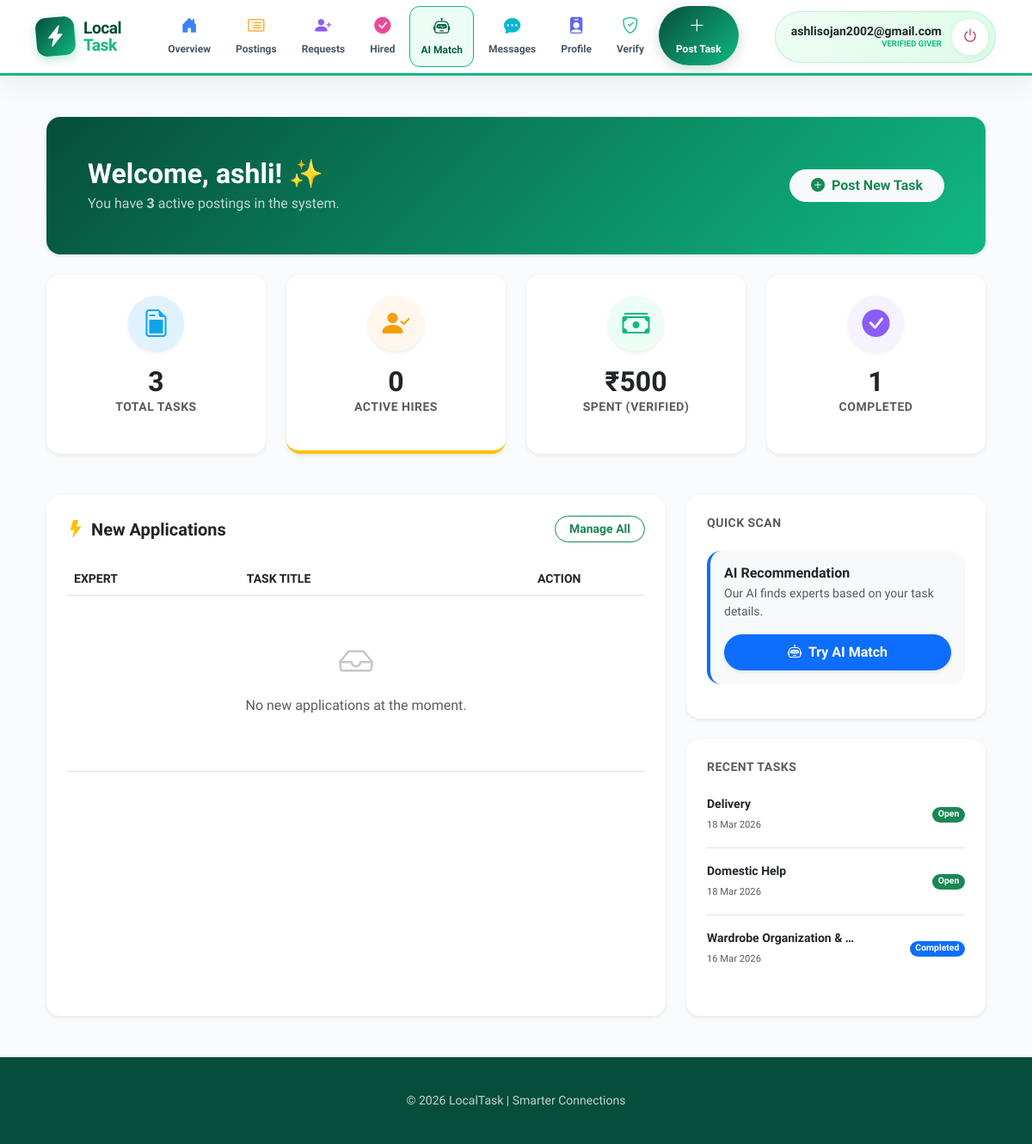
/home/ (signed in), run on an earlier commit of the app's database.
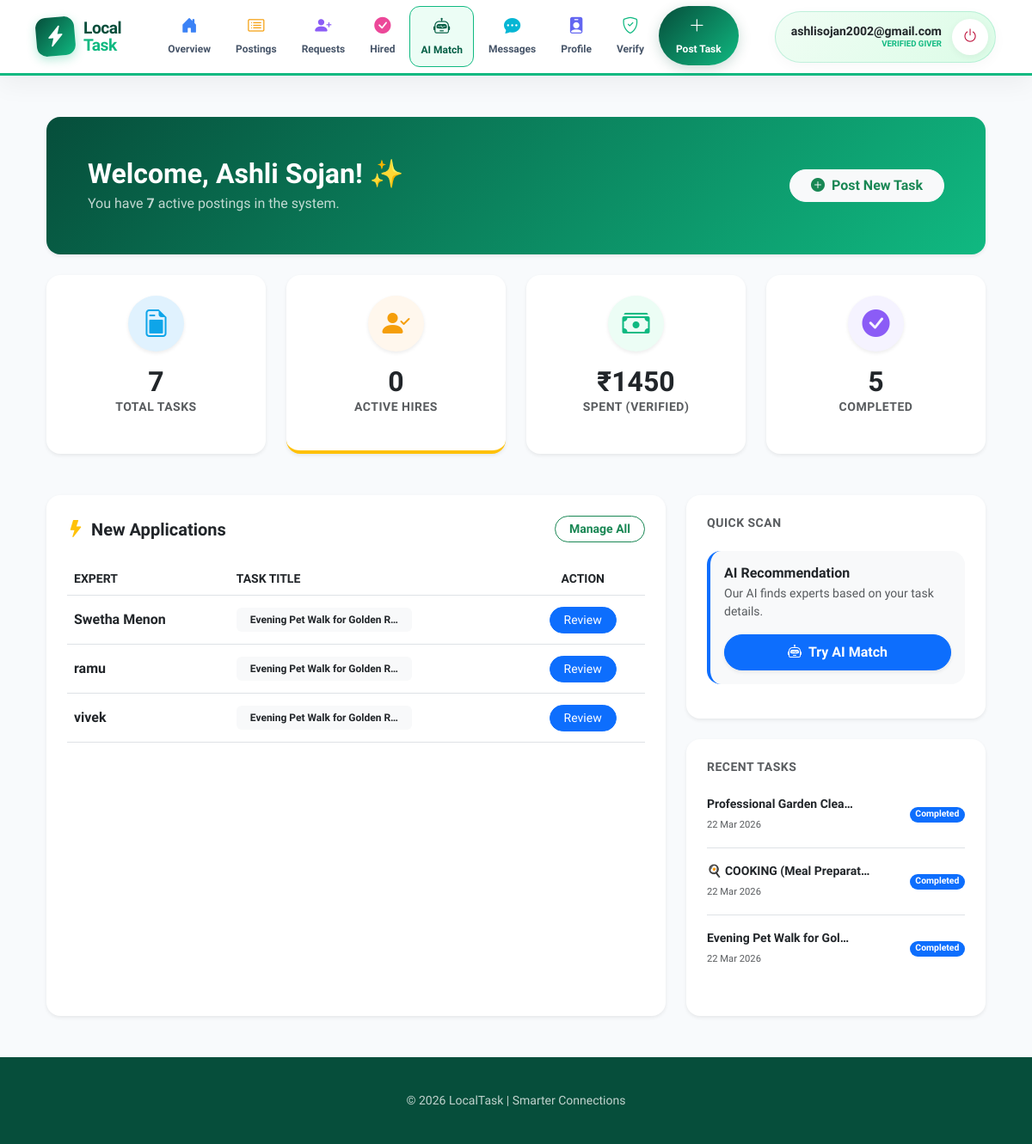
And on a later commit of the database.
### accounts/models.py (models this page shows, shortened)
class User(AbstractUser):
    name = models.CharField(max_length=100)
    email = models.EmailField(unique=True)
    phone = models.CharField(max_length=15)
    ROLE_CHOICES = (
        ('giver', 'Giver'),
        ('doer', 'Doer'),
        ('admin', 'Admin'),
    )
    role = models.CharField(max_length=10, choices=ROLE_CHOICES)
    adhar_photo = models.ImageField(upload_to='adhar_photos/', null=True, blank=True)
    photo = models.ImageField(upload_to='profile_photos/', null=True, blank=True)
    certificate_file = models.FileField(upload_to='certificates/', null=True, blank=True)
    verification_attempts = models.IntegerField(default=0)
    approval_status = models.CharField(max_length=20, default='pending')
    status = models.CharField(max_length=20, default='Active')
    verification_live_photo = models.ImageField(
    upload_to='verification/live_photos/',
    null=True,
    blank=True
)
    USERNAME_FIELD = 'email'
    REQUIRED_FIELDS = ['username', 'name']

### giver/models.py (models this page shows, shortened)
class Task(models.Model):
    STATUS_CHOICES = [
        ('Open', 'Open'),
        ('Requested', 'Requested'),
        ('Accepted', 'Accepted'),
        ('Completed', 'Completed'),
        ('Cancelled', 'Cancelled'),
        ('Expired', 'Expired'),
    ]
    giver = models.ForeignKey(settings.AUTH_USER_MODEL, on_delete=models.CASCADE, related_name='tasks_posted')
    doer = models.ForeignKey(settings.AUTH_USER_MODEL, on_delete=models.SET_NULL, null=True, blank=True, related_name='tasks_accepted')
    category = models.ForeignKey(Category, on_delete=models.CASCADE)
    skill = models.ForeignKey(Skill, on_delete=models.CASCADE)
    district = models.ForeignKey(District, on_delete=models.SET_NULL, null=True)
    place = models.ForeignKey(Place, on_delete=models.SET_NULL, null=True)
    pincode = models.ForeignKey(Pincode, on_delete=models.SET_NULL, null=True)
    title = models.CharField(max_length=150)
    description = models.TextField()
    budget = models.DecimalField(max_digits=10, decimal_places=2)
    status = models.CharField(max_length=30, choices=STATUS_CHOICES, default='Open')
    created_at = models.DateTimeField(auto_now_add=True)
    expiry_at = models.DateTimeField(null=True, blank=True)
    deadline_datetime = models.DateTimeField()
    is_active = models.BooleanField(default=True)

### doer/models.py (models this page shows, shortened)
class TaskRequest(models.Model):
    STATUS_CHOICES = [
        ('Pending', 'Pending'),
        ('Accepted', 'Accepted'),
        ('Rejected', 'Rejected'),
        ('Cancelled', 'Cancelled'),
    ]
    task = models.ForeignKey(Task, on_delete=models.CASCADE, related_name='task_requests')
    doer = models.ForeignKey(settings.AUTH_USER_MODEL, on_delete=models.CASCADE, related_name='my_requests')
    status = models.CharField(max_length=20, choices=STATUS_CHOICES, default='Pending')
    message = models.TextField(blank=True, null=True)
    created_at = models.DateTimeField(auto_now_add=True)
    updated_at = models.DateTimeField(auto_now=True)
    class Meta:
        unique_together = ('task', 'doer')

### giver/views.py (the view)
# urls.py: path('home/', views.giver_home, name='giver_home'),
@never_cache
@login_required
def giver_home(request):
    tasks_query = Task.objects.filter(giver=request.user)
    total_posted = tasks_query.count()
    print(f"--- GIVER HOME DEBUG ---")
    print(f"User: {request.user.email} (ID: {request.user.id})")
    print(f"Count via request.user: {total_posted}")
    total_posted_alt = Task.objects.filter(giver_id=request.user.id).count()
    print(f"Count via raw ID: {total_posted_alt}")
    active_hired = Task.objects.filter(giver=request.user, status='Accepted').count()
    completed_count = Task.objects.filter(giver=request.user, status='Completed').count()
    from django.db.models import Sum
    total_spent = Task.objects.filter(giver=request.user, status='Completed').aggregate(total=Sum('budget'))['total'] or 0
    recent_tasks = Task.objects.filter(giver=request.user).order_by('-created_at')[:3]
    new_applications = TaskRequest.objects.filter(task__giver=request.user, status='Pending').select_related('doer', 'task').order_by('-created_at')[:3]
    context = {
        'total_posted': total_posted_alt, # Using the raw ID count just in case
        'active_hired': active_hired,
        'completed_count': completed_count,
        'total_spent': total_spent,
        'recent_tasks': recent_tasks,
        'new_applications': new_applications,
        'is_verified': request.user.approval_status == 'Approved',
        'today': timezone.now(),
    }
    return render(request, 'giver/home.html', context)

### giver/templates/giver/home.html (shortened to what the changed rows need)
{% extends 'giver/base_giver.html' %}
{% block content %}
<div class="container-fluid py-2 animate__animated animate__fadeIn">
    <div class="row mb-4">
        <div class="col-12">
            <div class="card border-0 rounded-4 shadow-sm overflow-hidden" style="background: var(--main-gradient); min-height: 160px; display: flex; align-items: center;">
                <div class="card-body d-flex justify-content-between align-items-center px-5 text-white w-100">
                    <div>
                        <h2 class="fw-800 mb-1">Welcome, {{ user.name|default:user.username }}! ✨</h2>
                        <p class="opacity-75 mb-0">You have <strong>{{ total_posted }}</strong> active postings in the system.</p>
                    </div>
                </div>
            </div>
        </div>
    </div>
    <div class="row g-4 mb-5">
        <div class="col-md-3">
            <div class="card border-0 shadow-sm rounded-4 p-4 text-center h-100 bg-white">
                <div class="mx-auto mb-3 d-flex align-items-center justify-content-center rounded-circle shadow-sm" style="width: 65px; height: 65px; background: #e0f2fe; color: #0ea5e9;">
                    <i class="bi bi-file-earmark-post fs-2"></i>
                </div>
                <h2 class="fw-800 text-dark mb-0">{{ total_posted }}</h2>
                <p class="text-muted small fw-bold text-uppercase ls-1">Total Tasks</p>
            </div>
        </div>
        <div class="col-md-3">
            <div class="card border-0 shadow-sm rounded-4 p-4 text-center h-100 bg-white border-bottom border-4 border-warning">
                <h2 class="fw-800 text-dark mb-0">{{ active_hired }}</h2>
            </div>
        </div>
        <div class="col-md-3">
            <div class="card border-0 shadow-sm rounded-4 p-4 text-center h-100 bg-white">
                <div class="mx-auto mb-3 d-flex align-items-center justify-content-center rounded-circle shadow-sm" style="width: 65px; height: 65px; background: #ecfdf5; color: #10b981;">
                    <i class="bi bi-cash-stack fs-2"></i>
                </div>
                <h2 class="fw-800 text-dark mb-0">₹{{ total_spent|floatformat:0 }}</h2>
                <p class="text-muted small fw-bold text-uppercase ls-1">Spent (Verified)</p>
            </div>
        </div>
        <div class="col-md-3">
            <div class="card border-0 shadow-sm rounded-4 p-4 text-center h-100 bg-white">
                <div class="mx-auto mb-3 d-flex align-items-center justify-content-center rounded-circle shadow-sm" style="width: 65px; height: 65px; background: #f5f3ff; color: #8b5cf6;">
                    <i class="bi bi-check-circle-fill fs-2"></i>
                </div>
                <h2 class="fw-800 text-dark mb-0">{{ completed_count }}</h2>
                <p class="text-muted small fw-bold text-uppercase ls-1">Completed</p>
            </div>
        </div>
    </div>
    <div class="row g-4">
        <div class="col-lg-8">
            <div class="card border-0 shadow-sm rounded-4 p-4 bg-white h-100">
                <div class="table-responsive">
                    <table class="table table-hover align-middle">
                        <thead class="text-muted small text-uppercase">
                            <tr>
                                <th>Expert</th>
                                <th>Task Title</th>
                                <th class="text-center">Action</th>
                            </tr>
                        </thead>
                        <tbody>
                            {% for app in new_applications %}
                            <tr class="border-top">
                                <td class="py-3">
                                    <div class="fw-bold">{{ app.doer.name|default:app.doer.username }}</div>
                                    </td>
                                <td><span class="badge bg-light text-dark py-2 px-3">{{ app.task.title|truncatechars:30 }}</span></td>
                                <td class="text-center">
                                    <a href="{% url 'manage_requests' %}" class="btn btn-sm btn-primary rounded-pill px-3">Review</a>
                                </td>
                            </tr>
                            {% empty %}
                            <tr>
                                <td colspan="3" class="text-center py-5">
                                    <div class="opacity-25 mb-2"><i class="bi bi-inbox fs-1"></i></div>
                                    <p class="text-muted">No new applications at the moment.</p>
                                </td>
                            </tr>
                            {% endfor %}
                        </tbody>
                    </table>
                </div>
            </div>
        </div>
        <div class="col-lg-4">
            <div class="card border-0 shadow-sm rounded-4 p-4 bg-white">
                {% for task in recent_tasks %}
                <div class="d-flex align-items-center mb-3 pb-3 {% if not forloop.last %}border-bottom{% endif %}">
                    <div class="flex-grow-1">
                        <div class="fw-bold small mb-0">{{ task.title|truncatechars:25 }}</div>
                        <span class="text-muted" style="font-size: 0.7rem;">{{ task.created_at|date:"d M Y" }}</span>
                    </div>
                    <span class="badge {% if task.status == 'Open' %}bg-success{% else %}bg-primary{% endif %} rounded-pill" style="font-size: 0.65rem;">{{ task.status }}</span>
                </div>
                {% empty %}
                <p class="text-muted small">No tasks posted yet.</p>
                {% endfor %}
            </div>
        </div>
    </div>
</div>
{% endblock %}

### giver/templates/giver/base_giver.html (shortened to what this page needs)
<!DOCTYPE html>
<html lang="en">
<head>
    <link href="https://cdn.jsdelivr.net/npm/bootstrap@5.3.0/dist/css/bootstrap.min.css" rel="stylesheet">
    <link rel="stylesheet" href="https://cdn.jsdelivr.net/npm/bootstrap-icons@1.11.0/font/bootstrap-icons.css">
</head>
<body>
    <nav class="giver-nav sticky-top">
        <div class="container nav-container">
            <a href="{% url 'giver_home' %}" class="logo-box">
                <div class="logo-icon">
                    <i class="bi bi-lightning-charge-fill"></i>
                </div>
                <div class="logo-text">
                    Local<br><span style="color: var(--emerald-main)">Task</span>
                </div>
            </a>
            <ul class="nav-links-list">
                <li><a href="{% url 'giver_home' %}"><i class="bi bi-house-door-fill i-overview"></i>Overview</a></li>
                <li><a href="{% url 'my_tasks' %}"><i class="bi bi-card-list i-post"></i>Postings</a></li>
                <li><a href="{% url 'manage_requests' %}"><i class="bi bi-person-plus-fill i-req"></i>Requests</a></li>
                <li><a href="{% url 'giver_hired_tasks' %}"><i class="bi bi-check-circle-fill i-hired"></i>Hired</a></li>
                {% if user.approval_status == 'Accepted' %}
                <li><a href="{% url 'ai_match_expert_page' %}" class="ai-match-btn"><i class="bi bi-robot"></i>AI Match</a></li>
                {% else %}
                <li style="opacity: 0.4;"><a href="#" title="Verification Required"><i class="bi bi-lock-fill"></i>AI Match</a></li>
                {% endif %}
                <li><a href="{% url 'giver_chat_inbox' %}"><i class="bi bi-chat-dots-fill i-msg"></i>Messages</a></li>
                <li><a href="{% url 'giver_profile_view' %}"><i class="bi bi-person-badge-fill i-prof"></i>Profile</a></li>
                <li><a href="{% url 'giver_verification' %}"><i class="bi bi-shield-check i-verify"></i>Verify</a></li>
                <li><a href="{% url 'post_task' %}" class="post-task-cta"><i class="bi bi-plus-lg me-1"></i>Post Task</a></li>
            </ul>
            <div class="user-zone">
                <div class="user-meta d-none d-xl-block">
                    <div class="fw-bold text-dark small">{{ user.username }}</div>
                    <div style="font-size: 0.6rem; font-weight: 800; color: var(--emerald-main);">
                        {% if user.approval_status == 'Accepted' %}VERIFIED GIVER{% else %}GIVER{% endif %}
                    </div>
                </div>
                <a href="{% url 'logout_user' %}" class="logout-btn" title="Sign Out">
                    <i class="bi bi-power"></i>
                </a>
            </div>
        </div>
    </nav>
    <main class="main-wrapper">
        <div class="container">
            {% block content %}{% endblock %}
        </div>
    </main>
    <footer>
        <div class="container">
            <p class="small opacity-75 mb-0">&copy; 2026 LocalTask | Smarter Connections</p>
        </div>
    </footer>
</body>
</html>

What changed in the data, as far as the page shows it:
no longer on this page (row edited): Task: title "Delivery", created_at "18 Mar 2026", status "Open"
no longer on this page (row edited): Task: title "Domestic Help", created_at "18 Mar 2026", status "Open"
no longer on this page (row unchanged): Task: title "Wardrobe Organization & …", created_at "16 Mar 2026", status "Completed"
changed User "ashlisojan2002@gmail.com": name "ashli" → "Ashli Sojan"
added TaskRequest: doer.name "Swetha Menon", task "Evening Pet Walk for Golden R…"
added TaskRequest: doer.name "ramu", task "Evening Pet Walk for Golden R…"
added TaskRequest: doer.name "vivek", task "Evening Pet Walk for Golden R…"
added Task: title "Professional Garden Clea…", created_at "22 Mar 2026", status "Completed"
added Task: title "🍳 COOKING (Meal Preparat…", created_at "22 Mar 2026", status "Completed"
added Task: title "Evening Pet Walk for Gol…", created_at "22 Mar 2026", status "Completed"
Also different on the page:
{{ total_posted }}: "3" → "7"
{{ total_spent|floatformat:0 }}: "500" → "1450"
{{ completed_count }}: "1" → "5"
text no longer shown: "No new applications at the moment."
